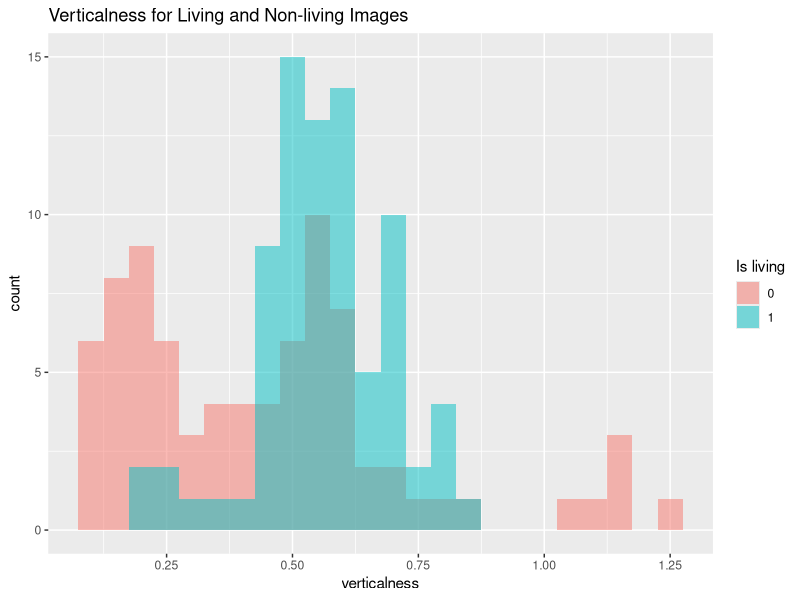
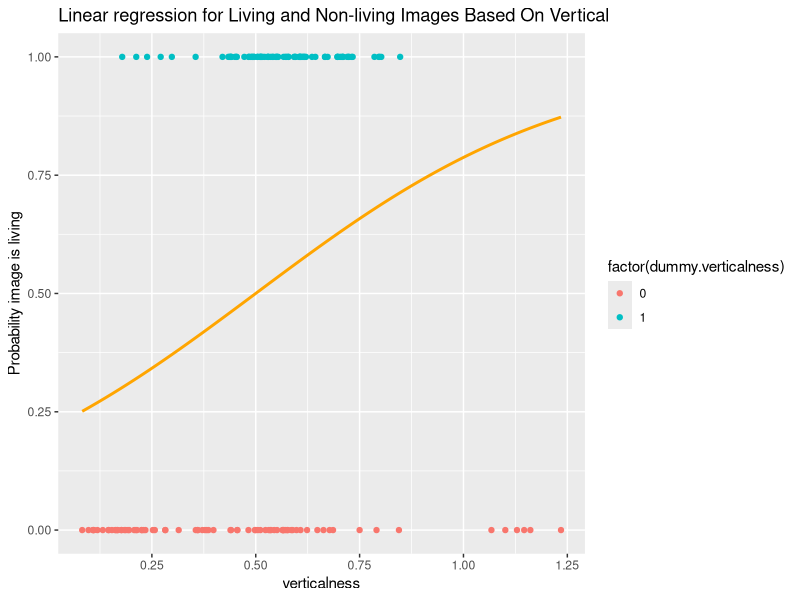
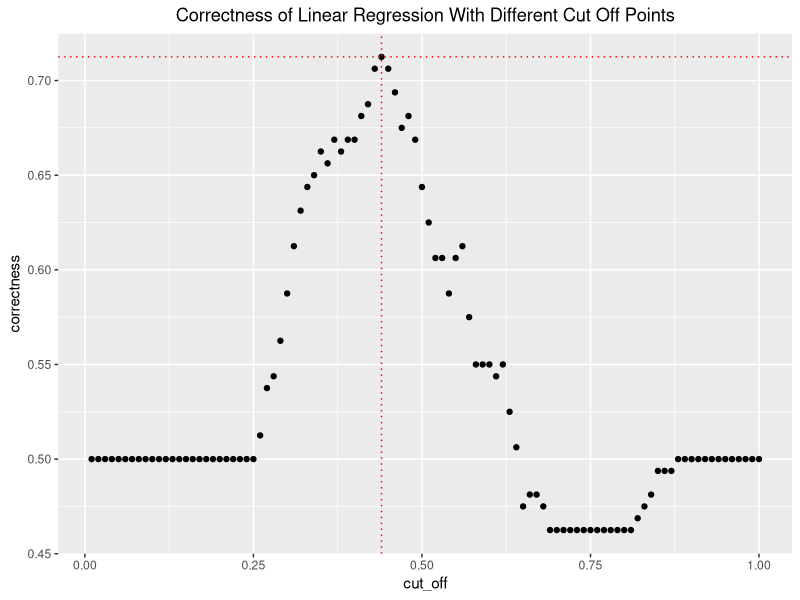
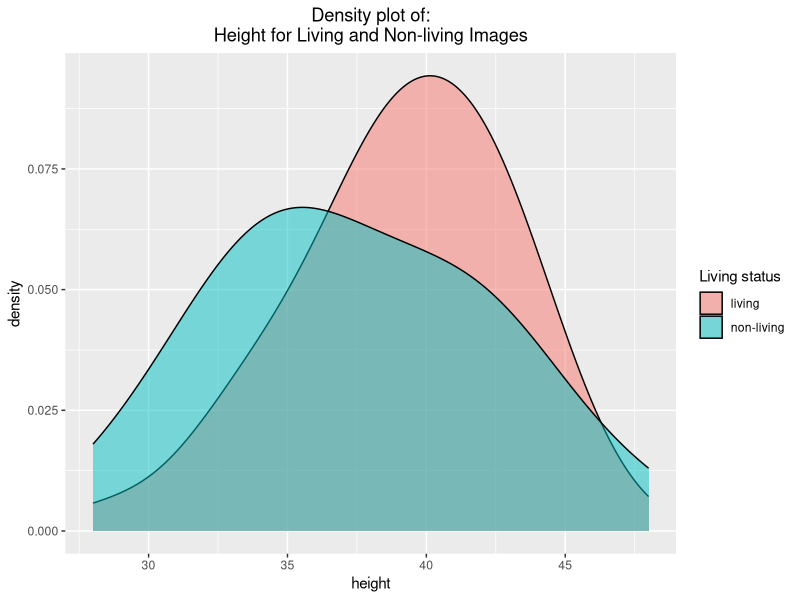
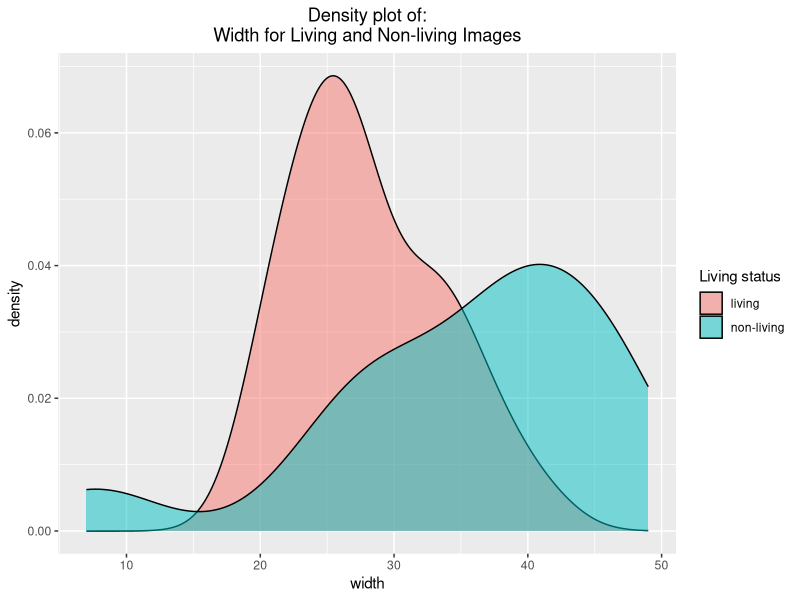
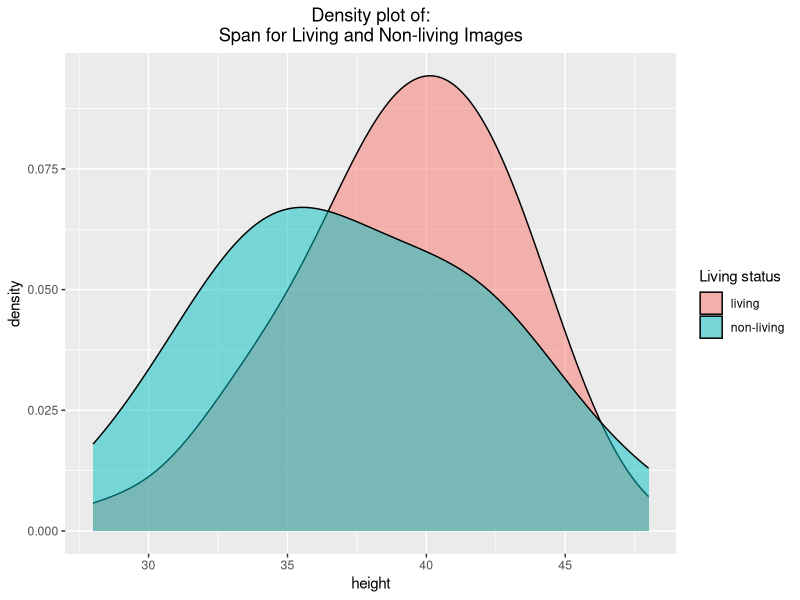
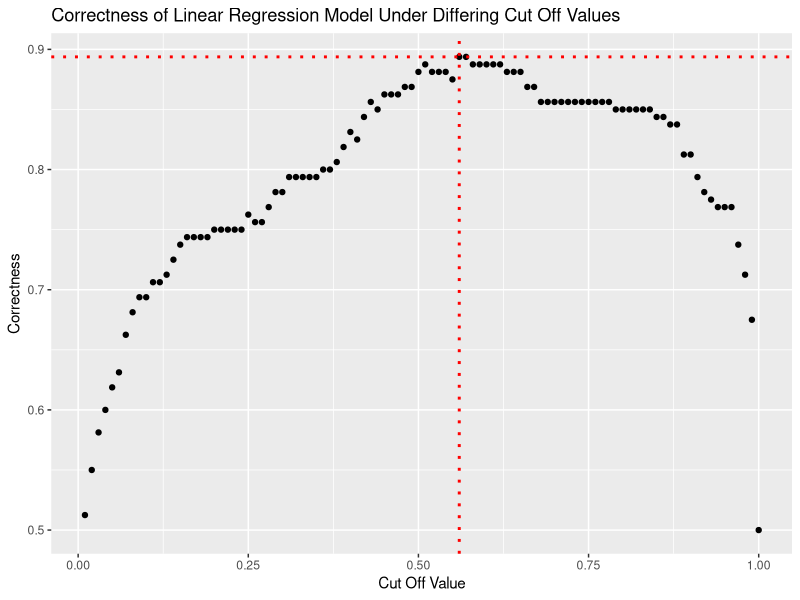
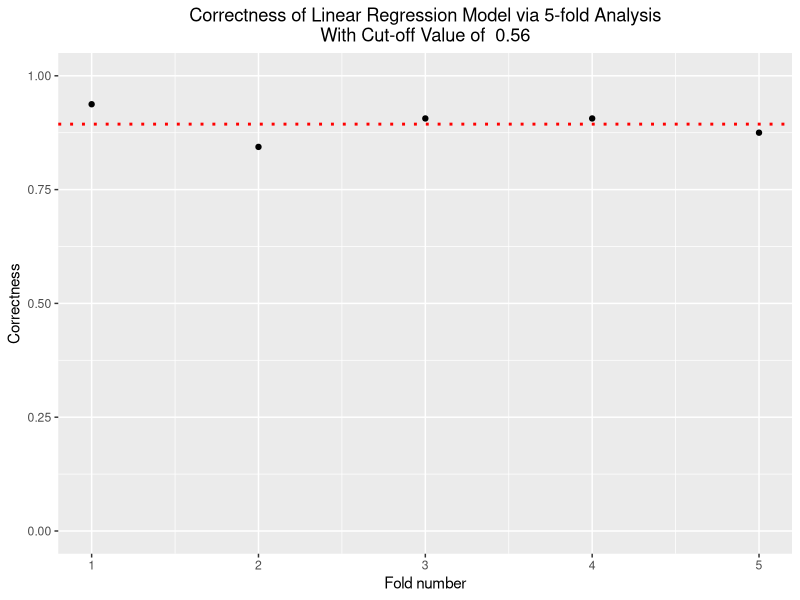

Generate these figures, in order, with R:
library(ggplot2)
library(tidyr)

set.seed(3060)

get_living_loc <- function() {
  return(c(1:40, 61:80, 101:120))  
}

get_non_living_loc <- function() {
  return(c(41:60, 81:100, 121:160))
}

get_all_loc <- function() {
  return(1:160)
}

living_labels <- c("banana", "cherry", "flower", "pear")



print("##################  1.1 #########################")

#read.csv(config::get())
DATA <- read.csv("40153557_features.csv")

# classify: nonliving = 0, living = 1
#DOES THIS DATA NEED SHUFFLED? I DON'T THINK SO
data_shuffled <- DATA
data_shuffled$dummy.verticalness <- 0
data_shuffled$dummy.verticalness[data_shuffled$label %in% living_labels] <- 1

# randomly shuffle rows:
data_shuffled = data_shuffled[sample(nrow(data_shuffled)),]

# visualise data on histogram
# COULD UPDATE WITH A BETTER LEGEND :)
veticalness_histogram <- ggplot(data_shuffled, aes(x = verticalness, fill = as.factor(dummy.verticalness))) +
  geom_histogram(binwidth = 0.05, alpha = 0.5, position = 'identity') +
  ggtitle("Verticalness for Living and Non-living Images") +
  #scale_fill_continuous(name = "blah, breaks = c(0,1), labels = c("123", "sdf"))
  labs(fill=c("Is living"))

print(veticalness_histogram)

# perform linear regression
glmfit <- glm(dummy.verticalness ~ verticalness, 
              data = data_shuffled,
              family = 'binomial')
print("1.1: Linear regression for verticalness:")
print(summary(glmfit))

# create fitted line
values <- seq(min(data_shuffled$verticalness), max(data_shuffled$verticalness), length.out = 1000)
fitted.curve <- data.frame(verticalness = values)
fitted.curve[["dummy.verticalness"]] = predict(glmfit, fitted.curve, type="response")

# plot logistic regression
verticalness_plot <- ggplot(data_shuffled, aes(x=verticalness, y=dummy.verticalness)) + 
  geom_point(aes(colour = factor(dummy.verticalness)), 
             show.legend = T, position="dodge") +
  geom_line(data=fitted.curve, colour="orange", size=1) + 
  ggtitle("Linear regression for Living and Non-living Images Based On Vertical") +
  ylab("Probability image is living") +
  labs(fill=c("Is living")) 

print(verticalness_plot)
  


print("##################  1.2 #########################")


# change cut-off (p) value in 0.01 intervals:
p_data <- NULL
correct_data <- NULL
for (i in 1:100) {
  p <- (i)/100
  training_data <- data_shuffled
  training_data[["predicted_verticalness"]] = predict(glmfit, training_data, type="response")
  training_data[["predicted_correct"]] = 0
  training_data[["predicted_correct"]][training_data[["predicted_verticalness"]] > p] = 1

  correct_items = training_data[["predicted_correct"]] == training_data[["dummy.verticalness"]] 
  
  # proportion correct:
  correct <- nrow(training_data[correct_items,])/nrow(training_data)
  
  # append data to existing data
  p_data <- append(p_data, p)
  correct_data <- append(correct_data, correct)
}
# create df from data
correctness_cutoff_df <- data.frame(cut_off = p_data, correctness = correct_data)

# find largest correctness and corresponding cut off value
max_correctness_pos <- 0
max_correctness <- 0
for (i in 1:nrow(correctness_cutoff_df)) {
  if (correctness_cutoff_df[i, "correctness"] > max_correctness) {
    max_correctness <- correctness_cutoff_df[i, "correctness"]
    max_correctness_pos <- i
  }
}
max_cutoff_value <- correctness_cutoff_df[max_correctness_pos, "cut_off"]
print(paste("1.2: max correctness = ", max_correctness, "at a cut-off value of ", max_cutoff_value))

# graph results
correctness_cutoff_graph <- ggplot(data = correctness_cutoff_df, aes(x = cut_off, y = correctness)) +
  geom_point() +
  geom_hline(yintercept = max_correctness, linetype="dotted", 
             color = "red", size=0.5) +
  geom_vline(xintercept = max_cutoff_value, linetype="dotted", 
             color = "red", size=0.5) +
  ggtitle("Correctness of Linear Regression With Different Cut Off Points") +
  theme(plot.title = element_text(hjust = 0.5))

print(correctness_cutoff_graph)






print("##################  1.3 #########################")

# create data frame with living and non-living categories
catorgised_data <- DATA
catorgised_data$catagory <- "non-living"
catorgised_data$catagory[catorgised_data$label %in% living_labels] <- "living"


# height graph
height_graph <- ggplot(catorgised_data, aes(x = height, fill = as.factor(catagory))) +
  geom_density(adjust = 1.5, alpha = 0.5) + 
  ggtitle("Density plot of:\nHeight for Living and Non-living Images") +
  theme(plot.title = element_text(hjust = 0.5)) +
  labs(fill=c("Living status"))
print(height_graph)


# width graph
width_graph <- ggplot(catorgised_data, aes(x = width, fill = as.factor(catagory))) +
  geom_density(adjust = 1.2, alpha = 0.5) + 
  ggtitle("Density plot of:\nWidth for Living and Non-living Images") +
  theme(plot.title = element_text(hjust = 0.5)) +
  labs(fill=c("Living status"))

print(width_graph)


# span graph
span_graph <- ggplot(catorgised_data, aes(x = height, fill = as.factor(catagory))) +
  geom_density(adjust = 1.5, alpha = 0.5) + 
  ggtitle("Density plot of:\nSpan for Living and Non-living Images") +
  theme(plot.title = element_text(hjust = 0.5)) +
  labs(fill=c("Living status"))

print(span_graph)


# create fresh data set and shuffle
data_shuffled <- DATA
data_shuffled$living_status <- 0
data_shuffled$living_status[catorgised_data$label %in% living_labels] <- 1
data_shuffled = data_shuffled[sample(nrow(data_shuffled)),]

# build 3-way logistic regression model
glmfit_3_way <- glm(living_status ~ height + width + span, 
                    data = data_shuffled, 
                    family = 'binomial')
print("1.3: Linear regression for nr_pix, width and span:")
print(summary(glmfit_3_way))


# set up 5-fold crossvalidation
NUM_K_FOLDS <- 5

# split into number of folds (in this case it is 5)
data_shuffled$folds <- cut(seq(1:nrow(data_shuffled)), 
                           breaks=NUM_K_FOLDS,
                           labels=FALSE)

# preform 5-fold crossvalidation with different cutoff points to find
# the cut off value that provides the highest accuray
cut_off_values <- c() # to record cut off that gives highest correctness
correctness_values_for_each_cut_off <- c() # to record correctness for each cut off value
correctectness_values <- c() # to store correctness for each fold

for (x in 1:100) {
  cut_off_value <- x/100
  cut_off_values <- append(cut_off_values, cut_off_value)
  
  # preform cross validation for particular cut off value
  for (i in 1:NUM_K_FOLDS) {
    # create training and validation data for particular fold
    train_items_this_fold  = data_shuffled[data_shuffled$folds != i,] 
    validation_items_this_fold = data_shuffled[data_shuffled$folds == i,]
    
    # fit linear regression model on this fold
    this_glmfit <- glm(living_status ~ height + width + span, 
                       data = train_items_this_fold, 
                       family = 'binomial')
    
    # validate current linear regression model
    validation_items_this_fold$prediction = predict(this_glmfit, validation_items_this_fold, type="response")
    validation_items_this_fold$predicted_correct = 0
    validation_items_this_fold$predicted_correct[validation_items_this_fold$prediction > cut_off_value] = 1
    
    # calculate correctness
    correct_items = validation_items_this_fold$predicted_correct == validation_items_this_fold$living_status
    num_correct = nrow(validation_items_this_fold[correct_items,])
    proportion_correct = num_correct / nrow(validation_items_this_fold)
    
    # recoed correctness with corresponding number of folds
    correctectness_values <- append(correctectness_values, proportion_correct)
    #fold_num <- append(fold_num, i)
  }
  # record mean correctness value over all folds
  correctness_values_for_each_cut_off <- append(correctness_values_for_each_cut_off, mean(correctectness_values))
  correctectness_values <- c()
  
}
correctness_cutoff_df <- data.frame(cut_off = cut_off_values, correctness = correctness_values_for_each_cut_off)

# find largest correctness and corresponding cut off value
max_correctness_pos <- 0
max_correctness <- 0
for (i in 1:nrow(correctness_cutoff_df)) {
  if (correctness_cutoff_df[i, "correctness"] > max_correctness) {
    max_correctness <- correctness_cutoff_df[i, "correctness"]
    max_correctness_pos <- i
  }
}
max_cutoff_value <- correctness_cutoff_df[max_correctness_pos, "cut_off"]
print(paste("1.3: max correctness = ", max_correctness, "at a cut-off value of ", max_cutoff_value))


# Plot graph to visualise results of changing the cutoff value on correctness
correctness_cut_off_graph <- ggplot(data = correctness_cutoff_df, aes(x = cut_off_values, y = correctness_values_for_each_cut_off)) +
  geom_point() +
  scale_y_continuous(name="Correctness") +
  scale_x_continuous(name = "Cut Off Value") +
  ggtitle("Correctness of Linear Regression Model Under Differing Cut Off Values") +
  geom_hline(yintercept = max_correctness, linetype="dotted", color = "red", size=1) +
  geom_vline(xintercept = max_cutoff_value, linetype="dotted", color = "red", size=1)
print(correctness_cut_off_graph)


# MAYBE TURN THIS INTO A FUNCTION
#Preform k-fold cross validation with best suited cutoff point as calculated above
fold_num <- c() # to store fold
for (i in 1:NUM_K_FOLDS) {
  # create training and validation data for particular fold
  train_items_this_fold  = data_shuffled[data_shuffled$folds != i,] 
  validation_items_this_fold = data_shuffled[data_shuffled$folds == i,]
  
  # fit linear regression model on this fold
  this_glmfit <- glm(living_status ~ height + width + span, 
                     data = train_items_this_fold, 
                     family = 'binomial')
  
  # validate current linear regression model
  validation_items_this_fold$prediction = predict(this_glmfit, validation_items_this_fold, type="response")
  validation_items_this_fold$predicted_correct = 0
  validation_items_this_fold$predicted_correct[validation_items_this_fold$prediction > max_cutoff_value] = 1
  
  # calculate correctness
  correct_items = validation_items_this_fold$predicted_correct == validation_items_this_fold$living_status
  num_correct = nrow(validation_items_this_fold[correct_items,])
  proportion_correct = num_correct / nrow(validation_items_this_fold)
  
  # recoed correctness with corresponding number of folds
  correctectness_values <- append(correctectness_values, proportion_correct)
  fold_num <- append(fold_num, i)
}

# Understand corrrectness readings from 5-fold test
final_correctness_value <- mean(correctectness_values)
print(paste("Average correctness of linear regression model measured from 5-fold test:", final_correctness_value, 
            ",using a cut-off value of:", max_cutoff_value))

# Visualise correctness in a graph
correctness_5_fold_df <- data.frame(fold_num, correctectness_values)
correctness_5_fold_graph <- ggplot(data = correctness_5_fold_df, aes(x = fold_num, y = correctectness_values)) +
  geom_point() +
  scale_y_continuous(name="Correctness", limits=c(0, 1)) +
  scale_x_continuous(name = "Fold number") +
  ggtitle(paste("Correctness of Linear Regression Model via 5-fold Analysis\nWith Cut-off Value of ", max_cutoff_value)) +
  theme(plot.title = element_text(hjust = 0.5)) +
  geom_hline(yintercept = final_correctness_value,linetype="dotted", color = "red", size=1)

print(correctness_5_fold_graph)












print("##################  1.4 #########################")

# Create a vector brom binomial that has probability of 0.5
binom_probability <- 0.5
number_correct <- nrow(DATA) * final_correctness_value
model_range <- 1:nrow(DATA)
bimom_model <- dbinom(model_range, nrow(DATA), binom_probability)
plot(model_range, bimom_model, type="l", col="blue", lty=1, lwd=3, 
     xlab="sucesses", ylab="Density", 
     main=paste("Binomial Distribution\n n =" ,nrow(DATA), ", p =", binom_probability))

# Mark where the correctness of the model is
abline(v=(number_correct), col="red", lty=2, lwd=3)

# Work out p value for correctness
p_value <- pnorm(number_correct, nrow(DATA), binom_probability)
print(paste("1.4: P value for a correctness of ", final_correctness_value, "is", p_value))






print("##################  1.5 #########################")
